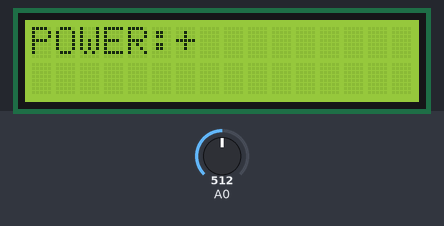
This sketch was run on a simulated Arduino Uno, built with avr-gcc and run on an emulated ATmega328P. On the bench: 16×2 character LCD. Inputs (shaded band) come from the test bench; at power-on: A0 = 512. What the sketch prints to the serial monitor is not drawn.

Above: at 1.2 s.
1.3 s: A0 set to 520
At 2.7 s:
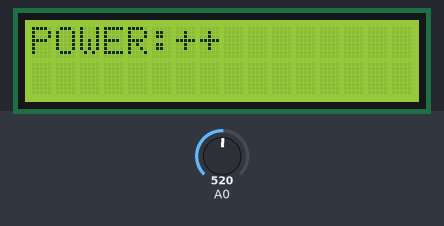
3.5 s: A0 set to 716
At 4.4 s:
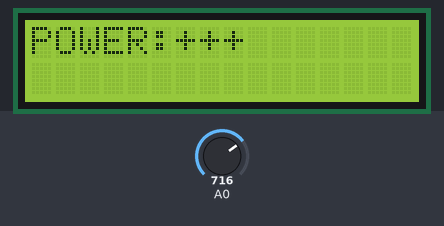
5.5 s: A0 set to 732
At 7.2 s:
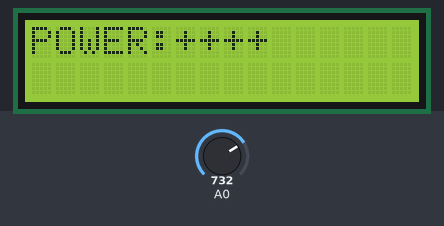
7.5 s: A0 set to 900
At 9.0 s:
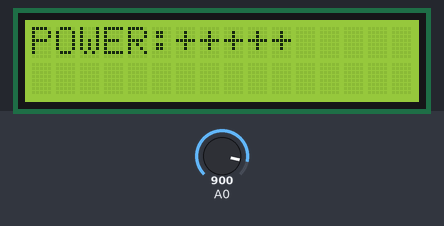
9.5 s: A0 set to 919
At 10.7 s:
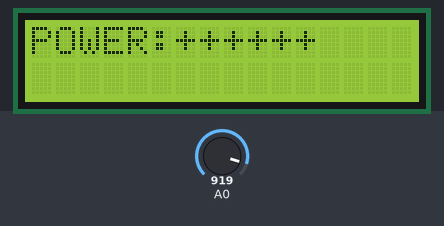
11.5 s: A0 set to 1023
At 12.4 s:
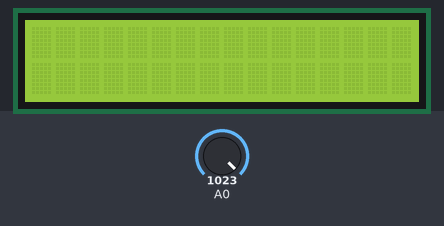
Timing chart, 0 to 14.5 s (numbered marks = the images above; inputs shaded):
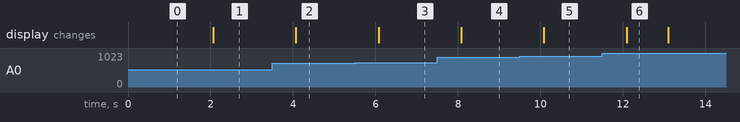

Measured:
- the behaviour switches between 512 and 513 on A0 (found by bisection; images 0 and 1)
- the behaviour switches between 716 and 717 on A0 (found by bisection; images 2 and 3)
- the behaviour switches between 900 and 901 on A0 (found by bisection; images 4 and 5)
- after the input at 1.3 s, the display: changes after 0.77 s (image 1)
- after the input at 3.5 s, the display: changes after 0.57 s (image 2)
- after the input at 5.5 s, the display: changes after 0.58 s (image 3)
- after the input at 7.5 s, the display: changes after 0.58 s (image 4)
- after the input at 9.5 s, the display: changes after 0.59 s (image 5)
- after the input at 11.5 s, the display: changes after 0.59 s (image 6)

The sketch:

photoresistor.ino
```cpp
// In this project i connected a LDR(photoresistor) with led and reading the voltage drop across ldr using arduino
// if the amount of light falling increase the led glows more and lcd display show in increase by +


#include<LiquidCrystal.h>
const int rs = 12, en = 11, d4 = 5, d5 = 4, d6 = 3, d7 = 2;
LiquidCrystal lcd(rs, en, d4, d5, d6, d7);
float store = 0;
int i =6;
float reading = 0;

void setup() {
  // put your setup code here, to run once:
  lcd.begin(16,2);
  Serial.begin(9600);
  pinMode(A0,INPUT);


}

void loop() {
  // put your main code here, to run repeatedly:

  lcd.setCursor(0,0);
  lcd.print("POWER:");
   reading  = analogRead(A0);
  float volt = (5*reading)/1023;
 Serial.println(store);
 Serial.println("reading");
 Serial.println(reading);


  if(reading > store){

    lcd.setCursor(i,0);
    lcd.print("+");
    store = reading;
    i++;
  }
  if(i==13){
    lcd.clear();
    i=6;
    reading = 0;
    store = 0;
  }

delay(1000);
}
```
